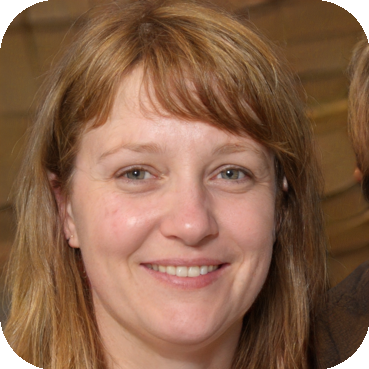
#> input picture offlineApplication/CHERA/maleCandidate/Face1.png, 369 x 369 px; its folder holds 4 pictures in this run
$ python picturesetup.py
#> lines starting #> are read from the running program, lines starting #| are printed output that depends on the picture; after the words box and inside, x2 and y2 are one past the last pixel; in counts of white or black regions, pixels touching at a corner belong together
#> the answer given: 3
#> the answer given: Face1.png
#> in addPicture, image is the input picture: PIL image 369x369 RGBA; mean R, G, B, A 134.5, 95.5, 70.6, 250.4

import os
from PIL import Image, ImageDraw, ImageFont, UnidentifiedImageError
from tkinter import messagebox
def addCurvedCorners(im, rad):
#> called with rad = 55
    im = im.resize((369,369))
    circle = Image.new('L', (rad * 2, rad * 2), 0)
#> circle: PIL image 110x110 L; every value is 0
    draw = ImageDraw.Draw(circle)
    draw.ellipse((0, 0, rad * 2, rad * 2), fill=255)
    alpha = Image.new('L', im.size, 255)
#> alpha: PIL image 369x369 L; every value is 255
    w, h = im.size
#> w = 369; h = 369
    alpha.paste(circle.crop((0, 0, rad, rad)), (0, 0))
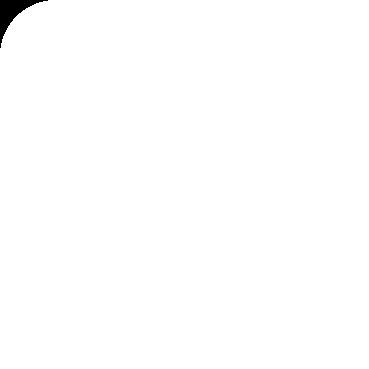
#> alpha: PIL image 369x369 L; 99.5% white; 1 black region, box (x1, y1, x2, y2) and area: (0, 0, 48, 48) 666
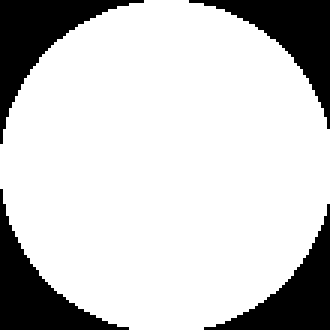
#> circle: PIL image 110x110 L (shown 3 times larger); 79.6% white; 4 black regions, box (x1, y1, x2, y2) and area: (0, 0, 48, 48) 666, (63, 0, 110, 43) 618, (0, 63, 43, 110) 618, (68, 68, 110, 110) 571
    alpha.paste(circle.crop((0, rad, rad, rad * 2)), (0, h - rad))
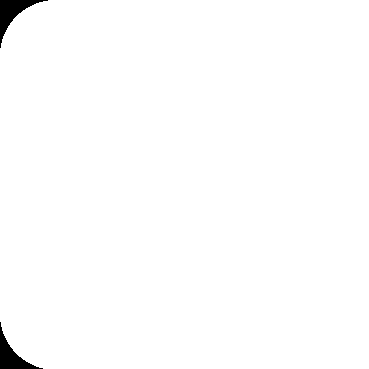
#> alpha: PIL image 369x369 L; 99.1% white; 2 black regions, box (x1, y1, x2, y2) and area: (0, 0, 48, 48) 666, (0, 322, 43, 369) 618
    alpha.paste(circle.crop((rad, 0, rad * 2, rad)), (w - rad, 0))
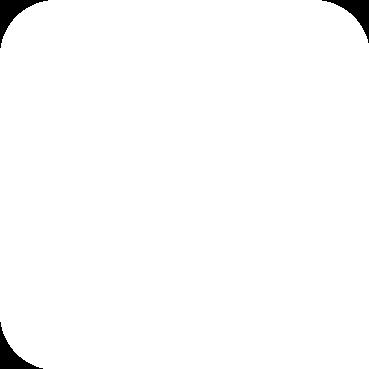
#> alpha: PIL image 369x369 L; 98.6% white; 3 black regions, box (x1, y1, x2, y2) and area: (0, 0, 48, 48) 666, (322, 0, 369, 43) 618, (0, 322, 43, 369) 618
    alpha.paste(circle.crop((rad, rad, rad * 2, rad * 2)), (w - rad, h - rad))
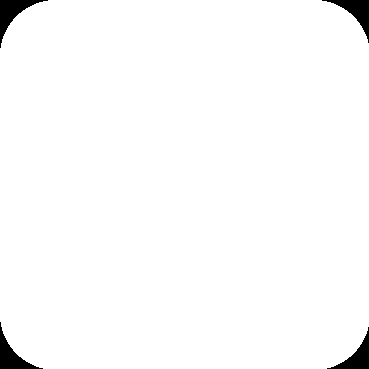
#> alpha: PIL image 369x369 L; 98.2% white; 4 black regions, box (x1, y1, x2, y2) and area: (0, 0, 48, 48) 666, (322, 0, 369, 43) 618, (0, 322, 43, 369) 618, (327, 327, 369, 369) 571
    im.putalpha(alpha)
    return im


def addPicture(index, path, savepath):
    image = Image.open(path)
    print('Opened')
    final_image = addCurvedCorners(image, 55)
    print('Curved')
    try:
        final_image.save(f'Face{index}.png')
    except FileNotFoundError:
        os.mkdir(savepath)
        final_image.save(f'Face{index}.png')


def askPicture(index, savepath):
    from tkinter import filedialog as fd
    file_filter = (('Image Files', '*.*'),)
    filename = fd.askopenfilename(title='Open File', initialdir='/', filetypes=file_filter)
    try:
        addPicture(index, filename, savepath)
        messagebox.showinfo('Import Image', f'Sucessfully imported image for Candidate {index}')
    except UnidentifiedImageError:
        messagebox.showerror('Import Image', 'Error - Unsupported ImageType')
        askPicture(index)


print('You are about to setup images for CHERA Candidate - Male')
candi = int(input('Enter number of candidates: '))
for i in range(1,candi+1):
    askPicture(i, '/')
